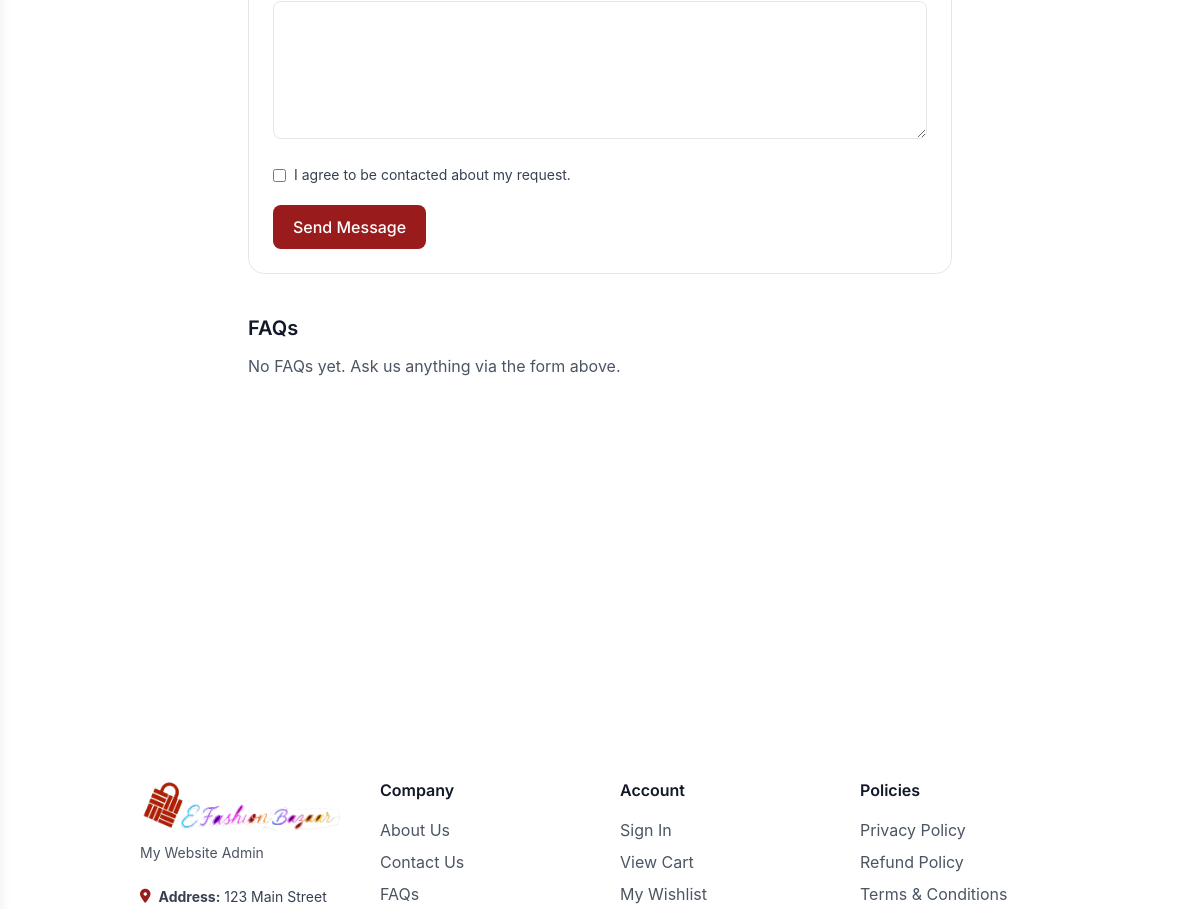
Page /pages/contact/ (middle part) on the earlier database version.
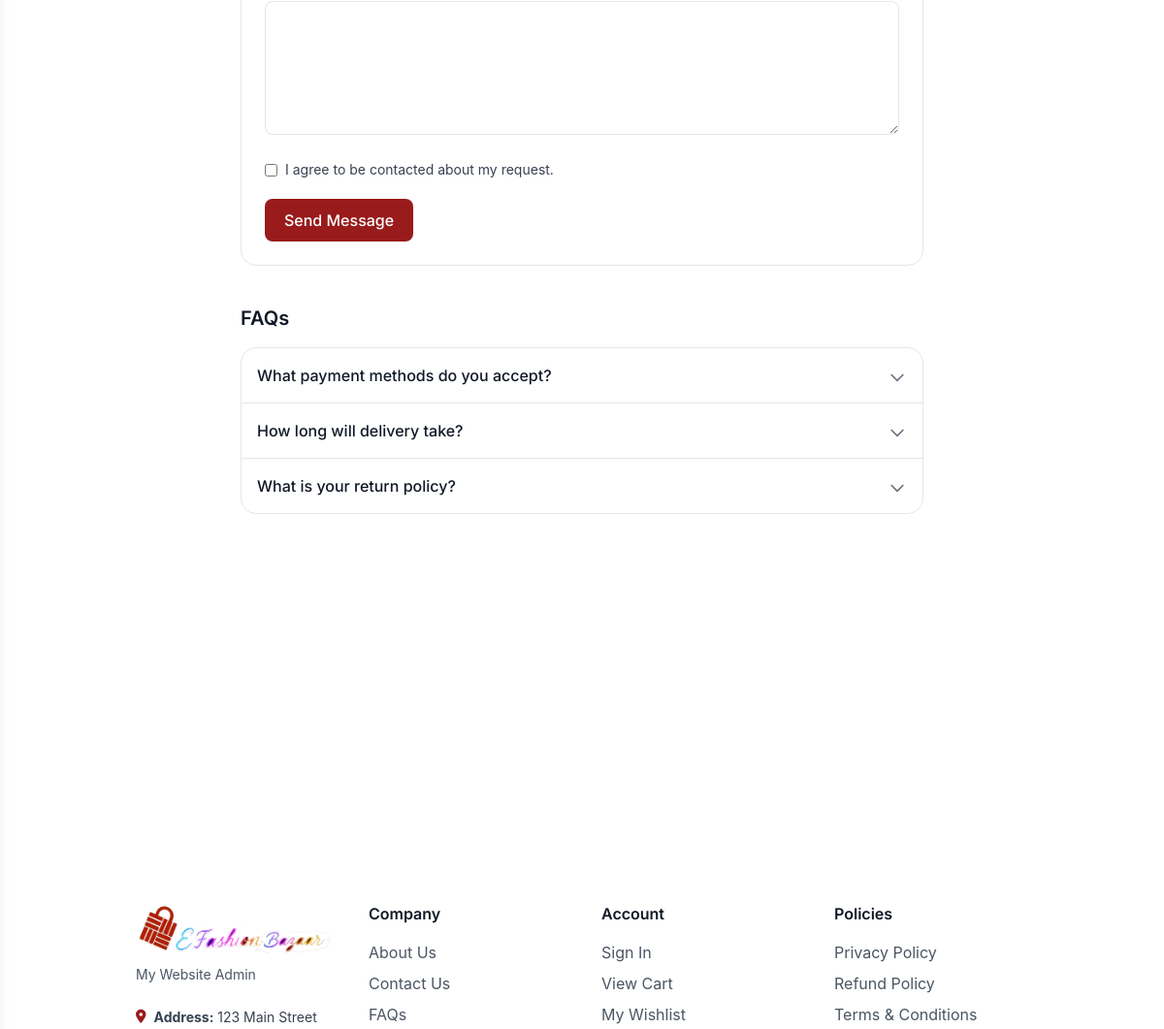
Same page on the later database version.
### addon/models.py (models this page shows, shortened)
class FAQ(models.Model):
    question = models.CharField(max_length=255)
    answer = models.TextField()
    is_active = models.BooleanField(default=True)
    sort_order = models.PositiveIntegerField(default=0, validators=[MinValueValidator(0)])
    created_at = models.DateTimeField(auto_now_add=True)
    updated_at = models.DateTimeField(auto_now=True)
    class Meta:
        verbose_name = _("FAQ")
        verbose_name_plural = _("FAQs")
        ordering = ["sort_order", "id"]
        indexes = [
            models.Index(fields=["is_active"]),
            models.Index(fields=["sort_order"]),
        ]

### addon/views.py (the view)
# urls.py: path("contact/", views.contact, name="contact"),
def contact(request):
    faqs = FAQ.objects.filter(is_active=True)
    context = {
        "page_title": "Contact Us",
        "faqs": faqs,
    }
    return render(request, "pages/contact.html", context)

### addon/context_processors.py (called while the page is built)
def global_context(request):
    context = {}
    context['site_config'] = models.SiteConfiguration.get_solo()
    context['theme_settings'] = models.ThemeSettings.get_solo()
    context['hero_section'] = models.HeroSection.objects.filter(active=True).first()
    context['social_links'] = models.SocialLink.objects.all()
    return context

### addon/models.py (called while the page is built)
    @classmethod
    def get_solo(cls):
        obj, created = cls.objects.get_or_create(pk=1)
        return obj

    @classmethod
    def get_solo(cls):
        obj, created = cls.objects.get_or_create(pk=1)
        return obj

### order/context_processors.py (called while the page is built)
def global_context(request):
    context = {}
    cart = Cart.get_for_request(request)
    context['cart_item_count'] = CartItem.objects.filter(cart=cart).count()
    return context

### order/models.py (called while the page is built)
    @classmethod
    def get_for_request(cls, request):
        if request.user.is_authenticated:
            cart, _ = cls.objects.get_or_create(user=request.user)
            return cart
        if not request.session.session_key:
            request.session.create()
        session_key = request.session.session_key
        cart, _ = cls.objects.get_or_create(session_key=session_key, user=None)
        return cart

### addon/templates/pages/contact.html (shortened to what this page needs)
{% extends "base/base.html" %}
{% load static %}
{% block content %}
<main class="mx-auto max-w-3xl px-4 sm:px-6 lg:px-8 py-12 lg:mt-52 mt-14">
  <section class="rounded-2xl border p-6">
    <form id="contact-form" class="space-y-5">
      <div>
        <textarea id="message" name="message" rows="5" required
                  class="mt-1 w-full rounded-lg border px-3 py-2 focus:outline-none focus:ring-2 focus:ring-[#991b1b]"></textarea>
      </div>
      <label class="flex items-start gap-2 text-sm text-gray-700">
        <input id="consent" name="consent" type="checkbox" class="mt-1">
        I agree to be contacted about my request.
      </label>
      <div class="flex items-center gap-3">
        <button id="submit-btn" type="submit"
                class="inline-flex items-center justify-center rounded-lg bg-[#991b1b] px-5 py-2.5 text-white font-medium hover:opacity-90 disabled:opacity-60">
          <span id="btn-text">Send Message</span>
        </button>
      </div>
    </form>
  </section>
  <section class="mt-10">
    <h2 class="text-xl font-semibold text-gray-900">FAQs</h2>
    {% if faqs %}
      <div class="mt-4 divide-y rounded-2xl border">
        {% for f in faqs %}
          <details class="group p-4 open:rounded-t-2xl last:open:rounded-b-2xl">
            <summary class="flex cursor-pointer list-none items-start justify-between gap-3">
              <span class="text-base font-medium text-gray-900">{{ f.question }}</span>
              <span class="mt-1 shrink-0 transition-transform group-open:rotate-180">
                <svg xmlns="http://www.w3.org/2000/svg" class="h-5 w-5 text-gray-500" fill="none" viewBox="0 0 24 24" stroke="currentColor">
                  <path stroke-linecap="round" stroke-linejoin="round" stroke-width="2" d="m19 9-7 7-7-7"/>
                </svg>
              </span>
            </summary>
          </details>
        {% endfor %}
      </div>
    {% else %}
      <p class="mt-3 text-gray-600">No FAQs yet. Ask us anything via the form above.</p>
    {% endif %}
  </section>
</main>
{% endblock %}

Differences in the rows shown:
added FAQ: question "What payment methods do you accept?"
added FAQ: question "How long will delivery take?"
added FAQ: question "What is your return policy?"
Other differences:
text no longer shown: "No FAQs yet. Ask us anything via the form above."
